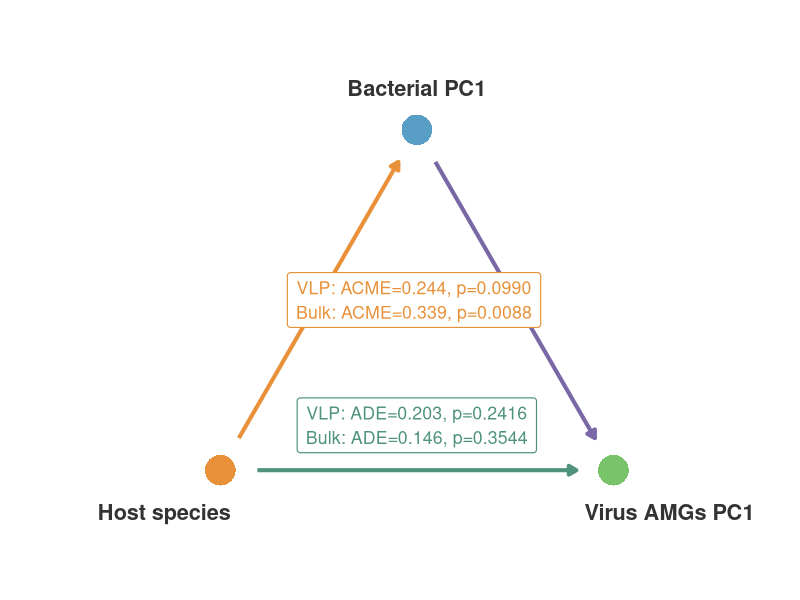
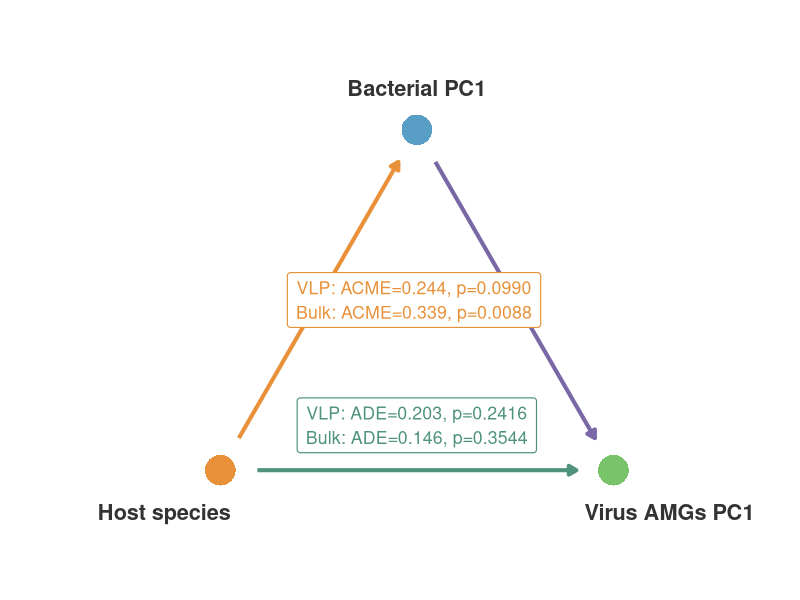
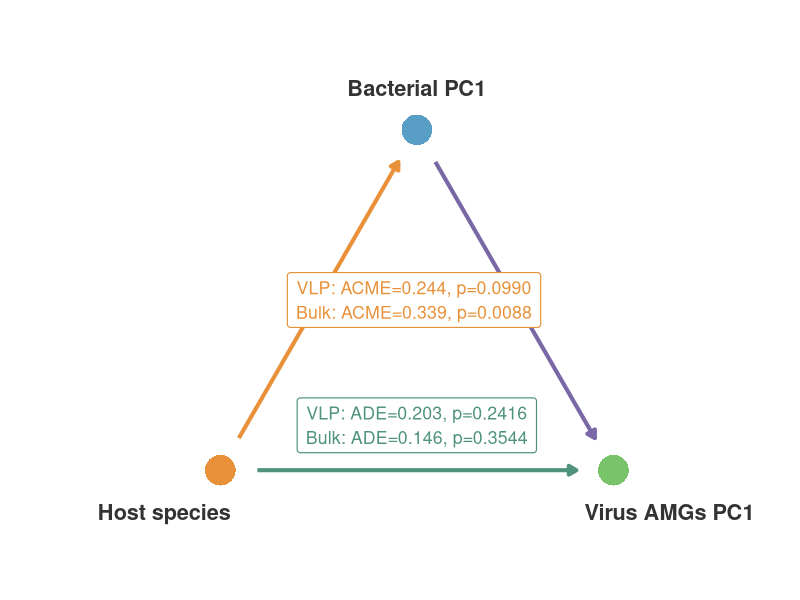

Here is the R script that generated these plots, in order:
#!/usr/bin/env Rscript
# Single-panel mediation triangle: Species → Bacteria PC1 → Virus AMG PC1
# VLP + Bulk, for main text
library(ggplot2)

script_path <- tryCatch(dirname(rstudioapi::getActiveDocumentContext()$path), error = function(e) NULL)
if (is.null(script_path) || script_path == "") {
  args <- commandArgs(trailingOnly = FALSE)
  file_arg <- grep("^--file=", args, value = TRUE)
  script_path <- if (length(file_arg) > 0) dirname(normalizePath(sub("^--file=", "", file_arg))) else getwd()
}
setwd(script_path)
data_dir <- file.path(script_path, "..", "data")
fig_dir  <- file.path(script_path, "..", "figures")
res_dir  <- file.path(script_path, "..", "results")

# ---- Values (Bootstrap=10000, raw p-values) ----
VLP_ACME   <- -0.2442;  VLP_ACME_p <- 0.0990
VLP_ADE    <-  0.2028;  VLP_ADE_p  <- 0.2416
Bulk_ACME  <-  0.3393;  Bulk_ACME_p <- 0.0088
Bulk_ADE   <- -0.1459;  Bulk_ADE_p  <- 0.3544

fmt_p <- function(p) { if(p<0.001) "<0.001" else sprintf("%.4f", p) }

s <- 3.5; h <- s*sqrt(3)/2

nodes <- data.frame(
  name  = c("Host species", "Bacterial PC1", "Virus AMGs PC1"),
  color = c("#E8913A", "#599EC4", "#79C36A"),
  x = c(0, s/2, s), y = c(0, h, 0),
  lx = c(-0.5, s/2, s+0.5),
  ly = c(-0.3, h+0.3, -0.3),
  lhjust = c(0.5,0.5,0.5), lvjust = c(1,0,1))

r <- 0.33
edges <- data.frame(
  x0=c(nodes$x[1],nodes$x[1],nodes$x[2]),
  y0=c(nodes$y[1],nodes$y[1],nodes$y[2]),
  x1=c(nodes$x[2],nodes$x[3],nodes$x[3]),
  y1=c(nodes$y[2],nodes$y[3],nodes$y[3]),
  color=c("#E8913A","#4E937A","#7A68A6"))
edges$dx <- edges$x1-edges$x0; edges$dy <- edges$y1-edges$y0
edges$len <- sqrt(edges$dx^2+edges$dy^2)
edges$x0 <- edges$x0 + r*edges$dx/edges$len
edges$y0 <- edges$y0 + r*edges$dy/edges$len
edges$x1 <- edges$x1 - r*edges$dx/edges$len
edges$y1 <- edges$y1 - r*edges$dy/edges$len

mx <- (edges$x0+edges$x1)/2; my <- (edges$y0+edges$y1)/2
mx[1] <- mx[1] + 0.85  # ACME label → more centered
my[2] <- my[2] + 0.40  # ADE label pushed up

labels <- c(
  sprintf("VLP: ACME=%.3f, p=%s\nBulk: ACME=%.3f, p=%s",
          abs(VLP_ACME), fmt_p(VLP_ACME_p),
          abs(Bulk_ACME), fmt_p(Bulk_ACME_p)),
  sprintf("VLP: ADE=%.3f, p=%s\nBulk: ADE=%.3f, p=%s",
          abs(VLP_ADE), fmt_p(VLP_ADE_p),
          abs(Bulk_ADE), fmt_p(Bulk_ADE_p)),
  "")

ggplot() +
  geom_segment(aes(x=x0,y=y0,xend=x1,yend=y1,color=color), data=edges, linewidth=1.4,
               arrow=arrow(length=unit(0.22,"cm"),type="closed")) +
  geom_point(aes(x=x,y=y,color=color), data=nodes, size=10, shape=16) +
  geom_text(aes(x=lx,y=ly,label=name,hjust=lhjust,vjust=lvjust), data=nodes,
            size=5.5, fontface="bold", color="grey20", lineheight=0.9) +
  geom_label(data=edges[labels!="",], aes(x=mx[labels!=""], y=my[labels!=""],
            label=labels[labels!=""], color=color[labels!=""]), size=4.5, lineheight=1.15,
            fill="white", label.size=0.4, label.padding=unit(0.22,"cm"),
            fontface="plain", show.legend=FALSE) +
  scale_color_identity() +
  coord_fixed(xlim=c(-1.9,s+1.6), ylim=c(-0.9,h+0.9), expand=FALSE) +
  theme_void(base_size=11) +
  theme(plot.title=element_text(face="bold",hjust=0.5,size=15),
        plot.margin=margin(5,5,5,5),
        panel.background=element_rect(fill="white",color=NA))

ggsave(file.path(fig_dir, "mediation_AMG_species.pdf"), width=7, height=5.8, dpi=300, device=cairo_pdf)
ggsave(file.path(fig_dir, "mediation_AMG_species.png"), width=7, height=5.8, dpi=300, type="cairo")
cat("Done: figures/mediation_AMG_species.pdf\n")
